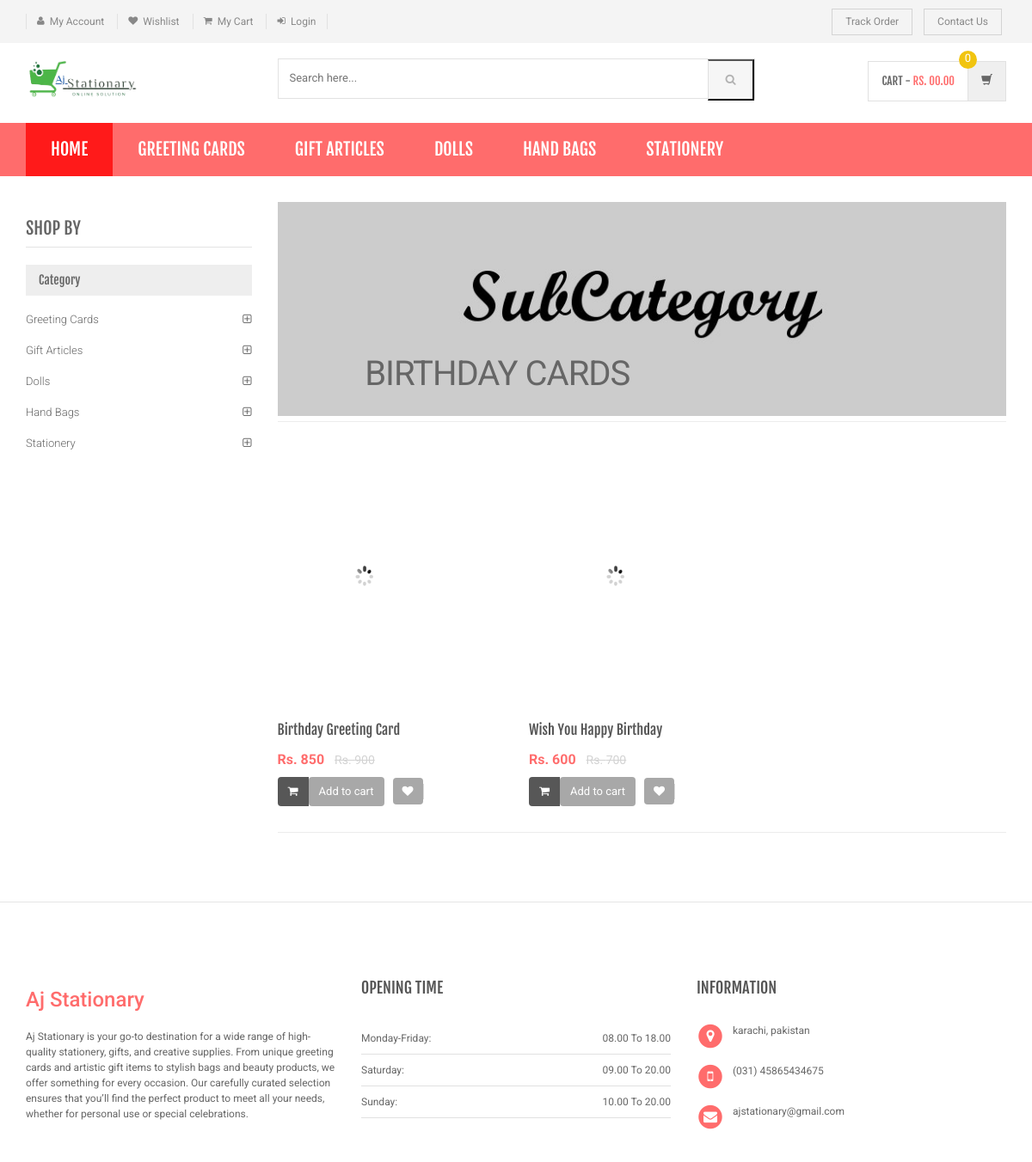
Screenshot of /shopping/sub-category.php?scid=15 with the database file from the repository.
### tables this page shows
CREATE TABLE `category` (
  `id` int(11) NOT NULL,
  `categoryName` varchar(255) DEFAULT NULL,
  `categoryDescription` longtext DEFAULT NULL,
  `creationDate` timestamp NOT NULL DEFAULT current_timestamp(),
  `updationDate` varchar(255) DEFAULT NULL
);

CREATE TABLE `subcategory` (
  `id` int(11) NOT NULL,
  `categoryid` int(11) DEFAULT NULL,
  `subcategory` varchar(255) DEFAULT NULL,
  `creationDate` timestamp NULL DEFAULT current_timestamp(),
  `updationDate` varchar(255) DEFAULT NULL
);

CREATE TABLE `products` (
  `id` int(11) NOT NULL,
  `category` int(11) NOT NULL,
  `subCategory` int(11) DEFAULT NULL,
  `productName` varchar(255) DEFAULT NULL,
  `productCompany` varchar(255) DEFAULT NULL,
  `productPrice` int(11) DEFAULT NULL,
  `productPriceBeforeDiscount` int(11) DEFAULT NULL,
  `productDescription` longtext DEFAULT NULL,
  `productImage1` varchar(255) DEFAULT NULL,
  `productImage2` varchar(255) DEFAULT NULL,
  `productImage3` varchar(255) DEFAULT NULL,
  `shippingCharge` int(11) DEFAULT NULL,
  `productAvailability` varchar(255) DEFAULT NULL,
  `postingDate` timestamp NULL DEFAULT current_timestamp(),
  `updationDate` varchar(255) DEFAULT NULL
);

### shopping/sub-category.php (the view, shortened to what this page needs)
<?php
include('includes/config.php');
$cid=intval($_GET['scid']);
?>
<!DOCTYPE html>
<html lang="en">
	<head>
	    <link rel="stylesheet" href="assets/css/bootstrap.min.css">
	    <link rel="stylesheet" href="assets/css/main.css">
	    <link rel="stylesheet" href="assets/css/red.css">
	    <link rel="stylesheet" href="assets/css/owl.carousel.css">
		<link rel="stylesheet" href="assets/css/owl.transitions.css">
		<link href="assets/css/lightbox.css" rel="stylesheet">
		<link rel="stylesheet" href="assets/css/animate.min.css">
		<link rel="stylesheet" href="assets/css/rateit.css">
		<link rel="stylesheet" href="assets/css/bootstrap-select.min.css">
		<link rel="stylesheet" href="assets/css/config.css">
		<link href="assets/css/green.css" rel="alternate stylesheet" title="Green color">
		<link href="assets/css/blue.css" rel="alternate stylesheet" title="Blue color">
		<link href="assets/css/red.css" rel="alternate stylesheet" title="Red color">
		<link href="assets/css/orange.css" rel="alternate stylesheet" title="Orange color">
		<link href="assets/css/dark-green.css" rel="alternate stylesheet" title="Darkgreen color">
		<link rel="stylesheet" href="assets/css/font-awesome.min.css">
	</head>
    <body class="cnt-home">
<header class="header-style-1">
<?php include('includes/top-header.php');?>
<?php include('includes/main-header.php');?>
<?php include('includes/menu-bar.php');?>
</header>
<div class="body-content outer-top-xs">
	<div class='container'>
		<div class='row outer-bottom-sm'>
			<div class='col-md-3 sidebar'>
	            <div class="sidebar-module-container">
	            	<h3 class="section-title">shop by</h3>
	            	<div class="sidebar-filter">
<div class="sidebar-widget wow fadeInUp outer-bottom-xs ">
	<div class="widget-header m-t-20">
		<h4 class="widget-title">Category</h4>
	</div>
	<div class="sidebar-widget-body m-t-10">
	         <?php $sql=mysqli_query($con,"select id,categoryName  from category");
while($row=mysqli_fetch_array($sql))
{
    ?>
		<div class="accordion">
	    	<div class="accordion-group">
	            <div class="accordion-heading">
	                <a href="category.php?cid=<?php echo $row['id'];?>"  class="accordion-toggle collapsed">
	                   <?php echo $row['categoryName'];?>
	                </a>
	            </div>
	        </div>
	    </div>
	    <?php } ?>
	</div>
</div>
	            	</div>
	            </div>
            </div>
			<div class='col-md-9'>
	<div id="category" class="category-carousel hidden-xs">
		<div class="item">
			<div class="image">
				<img src="assets/images/banners/cat-banner-2.jpg" alt="" class="img-responsive">
			</div>
			<div class="container-fluid">
				<div class="caption vertical-top text-left">
					<div class="big-text">
						<br />
					</div>
					       <?php $sql=mysqli_query($con,"select subcategory  from subcategory where id='$cid'");
while($row=mysqli_fetch_array($sql))
{
    ?>
					<div class="excerpt hidden-sm hidden-md">
						<?php echo htmlentities($row['subcategory']);?>
					</div>
			<?php } ?>
				</div>
			</div>
		</div>
</div>
				<div class="search-result-container">
					<div id="myTabContent" class="tab-content">
						<div class="tab-pane active " id="grid-container">
							<div class="category-product  inner-top-vs">
								<div class="row">
			<?php
$ret=mysqli_query($con,"select * from products where subCategory='$cid'");
$num=mysqli_num_rows($ret);
if($num>0)
{
while ($row=mysqli_fetch_array($ret))
{?>
		<div class="col-sm-6 col-md-4 wow fadeInUp">
			<div class="products">
	<div class="product">
		<div class="product-image">
			<div class="image">
				<a href="product-details.php?pid=<?php echo htmlentities($row['id']);?>"><img  src="assets/images/blank.gif" data-echo="admin/productimages/<?php echo htmlentities($row['id']);?>/<?php echo htmlentities($row['productImage1']);?>" alt="" width="200" height="300"></a>
			</div>
		</div>
		<div class="product-info text-left">
			<h3 class="name"><a href="product-details.php?pid=<?php echo htmlentities($row['id']);?>"><?php echo htmlentities($row['productName']);?></a></h3>
			<div class="product-price">
				<span class="price">
					Rs. <?php echo htmlentities($row['productPrice']);?>			</span>
										     <span class="price-before-discount">Rs. <?php echo htmlentities($row['productPriceBeforeDiscount']);?></span>
			</div>
		</div>
					<div class="cart clearfix animate-effect">
				<div class="action">
					<ul class="list-unstyled">
						<li class="add-cart-button btn-group">
						<?php if($row['productAvailability']=='In Stock'){?>
										<button class="btn btn-primary icon" data-toggle="dropdown" type="button">
								<i class="fa fa-shopping-cart"></i>
							</button>
							<a href="category.php?page=product&action=add&id=<?php echo $row['id']; ?>">
							<button class="btn btn-primary" type="button">Add to cart</button></a>
								<?php } else {?>
							<div class="action" style="color:red">Out of Stock</div>
					<?php } ?>
						</li>
		                <li class="lnk wishlist">
							<a class="add-to-cart" href="category.php?pid=<?php echo htmlentities($row['id'])?>&&action=wishlist" title="Wishlist">
								 <i class="icon fa fa-heart"></i>
							</a>
						</li>
					</ul>
				</div>
			</div>
			</div>
			</div>
		</div>
	  <?php } } else {?>
		<div class="col-sm-6 col-md-4 wow fadeInUp"> <h3>No Product Found</h3>
		</div>
<?php } ?>
										</div>
							</div>
						</div>
				</div>
			</div>
		</div></div>
</div>
</div>
<?php include('includes/footer.php');?>
</body>
</html>

### shopping/includes/menu-bar.php (shortened to what this page needs)
<div class="header-nav animate-dropdown">
    <div class="container">
        <div class="yamm navbar navbar-default" role="navigation">
            <div class="nav-bg-class">
                <div class="navbar-collapse collapse" id="mc-horizontal-menu-collapse">
	<div class="nav-outer ">
		<ul class="nav navbar-nav ">
			<li class="active dropdown yamm-fw ">
				<a href="index.php" data-hover="dropdown" class="dropdown-toggle">Home</a>
			</li>
              <?php $sql=mysqli_query($con,"select id,categoryName  from category limit 6");
while($row=mysqli_fetch_array($sql))
{
    ?>
			<li class="dropdown yamm bg-dark">
				<a href="category.php?cid=<?php echo $row['id'];?>"> <?php echo $row['categoryName'];?></a>
			</li>
			<?php } ?>
		</ul>
		<div class="clearfix"></div>
	</div>
</div>
            </div>
        </div>
    </div>
</div>

### shopping/assets/css/red.css (style rules this page uses)
a { color: #ff6c6c; }
.header-style-1 .header-nav { background: #ff6c6c; }
.cnt-home .header-style-1 .header-nav .navbar .navbar-nav > li.active { background: #ff1a1a; }
.product .product-info .product-price .price { color: #ff6c6c; }
.sidebar .sidebar-module-container .sidebar-widget .sidebar-widget-body .accordion .accordion-group .accordion-heading .accordion-toggle, .sidebar .sidebar-module-container .sidebar-widget .sidebar-widget-body .accordion .accordion-group .accordion-heading .accordion-toggle:hover, .sidebar .sidebar-module-container .sidebar-widget .sidebar-widget-body .accordion .accordion-group .accordion-heading .accordion-toggle:focus, .sidebar .sidebar-module-container .sidebar-widget .sidebar-widget-body .accordion .accordion-group .accordion-heading .accordion-toggle:after { color: #ff6c6c; }

### shopping/assets/css/lightbox.css (style rules this page uses)
body:after { content: url(../images/close.png) url(../images/loading.gif) url(../images/prev.png) url(../images/next.png); display: none; }

### shopping/assets/css/green.css (style rules this page uses)
a { color: #abd07e; }
.header-style-1 .header-nav { background: #abd07e; }
.cnt-home .header-style-1 .header-nav .navbar .navbar-nav > li.active { background: #84b943; }
.product .product-info .product-price .price { color: #abd07e; }
.sidebar .sidebar-module-container .sidebar-widget .sidebar-widget-body .accordion .accordion-group .accordion-heading .accordion-toggle, .sidebar .sidebar-module-container .sidebar-widget .sidebar-widget-body .accordion .accordion-group .accordion-heading .accordion-toggle:hover, .sidebar .sidebar-module-container .sidebar-widget .sidebar-widget-body .accordion .accordion-group .accordion-heading .accordion-toggle:focus, .sidebar .sidebar-module-container .sidebar-widget .sidebar-widget-body .accordion .accordion-group .accordion-heading .accordion-toggle:after { color: #abd07e; }

### shopping/assets/css/blue.css (style rules this page uses)
a { color: #3498db; }
.header-style-1 .header-nav { background: #3498db; }
.cnt-home .header-style-1 .header-nav .navbar .navbar-nav > li.active { background: #1d6ca1; }
.product .product-info .product-price .price { color: #3498db; }
.sidebar .sidebar-module-container .sidebar-widget .sidebar-widget-body .accordion .accordion-group .accordion-heading .accordion-toggle, .sidebar .sidebar-module-container .sidebar-widget .sidebar-widget-body .accordion .accordion-group .accordion-heading .accordion-toggle:hover, .sidebar .sidebar-module-container .sidebar-widget .sidebar-widget-body .accordion .accordion-group .accordion-heading .accordion-toggle:focus, .sidebar .sidebar-module-container .sidebar-widget .sidebar-widget-body .accordion .accordion-group .accordion-heading .accordion-toggle:after { color: #3498db; }

### shopping/assets/css/orange.css (style rules this page uses)
a { color: #f39c12; }
.header-style-1 .header-nav { background: #f39c12; }
.cnt-home .header-style-1 .header-nav .navbar .navbar-nav > li.active { background: #ab6c09; }
.product .product-info .product-price .price { color: #f39c12; }
.sidebar .sidebar-module-container .sidebar-widget .sidebar-widget-body .accordion .accordion-group .accordion-heading .accordion-toggle, .sidebar .sidebar-module-container .sidebar-widget .sidebar-widget-body .accordion .accordion-group .accordion-heading .accordion-toggle:hover, .sidebar .sidebar-module-container .sidebar-widget .sidebar-widget-body .accordion .accordion-group .accordion-heading .accordion-toggle:focus, .sidebar .sidebar-module-container .sidebar-widget .sidebar-widget-body .accordion .accordion-group .accordion-heading .accordion-toggle:after { color: #f39c12; }

### shopping/assets/css/dark-green.css (style rules this page uses)
a { color: #12cca7; }
.header-style-1 .header-nav { background: #12cca7; }
.cnt-home .header-style-1 .header-nav .navbar .navbar-nav > li.active { background: #0b816a; }
.product .product-info .product-price .price { color: #12cca7; }
.sidebar .sidebar-module-container .sidebar-widget .sidebar-widget-body .accordion .accordion-group .accordion-heading .accordion-toggle, .sidebar .sidebar-module-container .sidebar-widget .sidebar-widget-body .accordion .accordion-group .accordion-heading .accordion-toggle:hover, .sidebar .sidebar-module-container .sidebar-widget .sidebar-widget-body .accordion .accordion-group .accordion-heading .accordion-toggle:focus, .sidebar .sidebar-module-container .sidebar-widget .sidebar-widget-body .accordion .accordion-group .accordion-heading .accordion-toggle:after { color: #12cca7; }

### rows the page displays
category: categoryName "GREETING CARDS", categoryName "Greeting Cards"
category: categoryName "GIFT ARTICLES", categoryName "Gift Articles"
category: categoryName "DOLLS", categoryName "Dolls"
category: categoryName "HAND BAGS", categoryName "Hand Bags"
category: categoryName "STATIONERY", categoryName "Stationery"
subcategory: subcategory "BIRTHDAY CARDS"
products: productName "Birthday Greeting Card", productPrice "850", productPriceBeforeDiscount "900"
products: productName "Wish You Happy Birthday", productPrice "600", productPriceBeforeDiscount "700"
